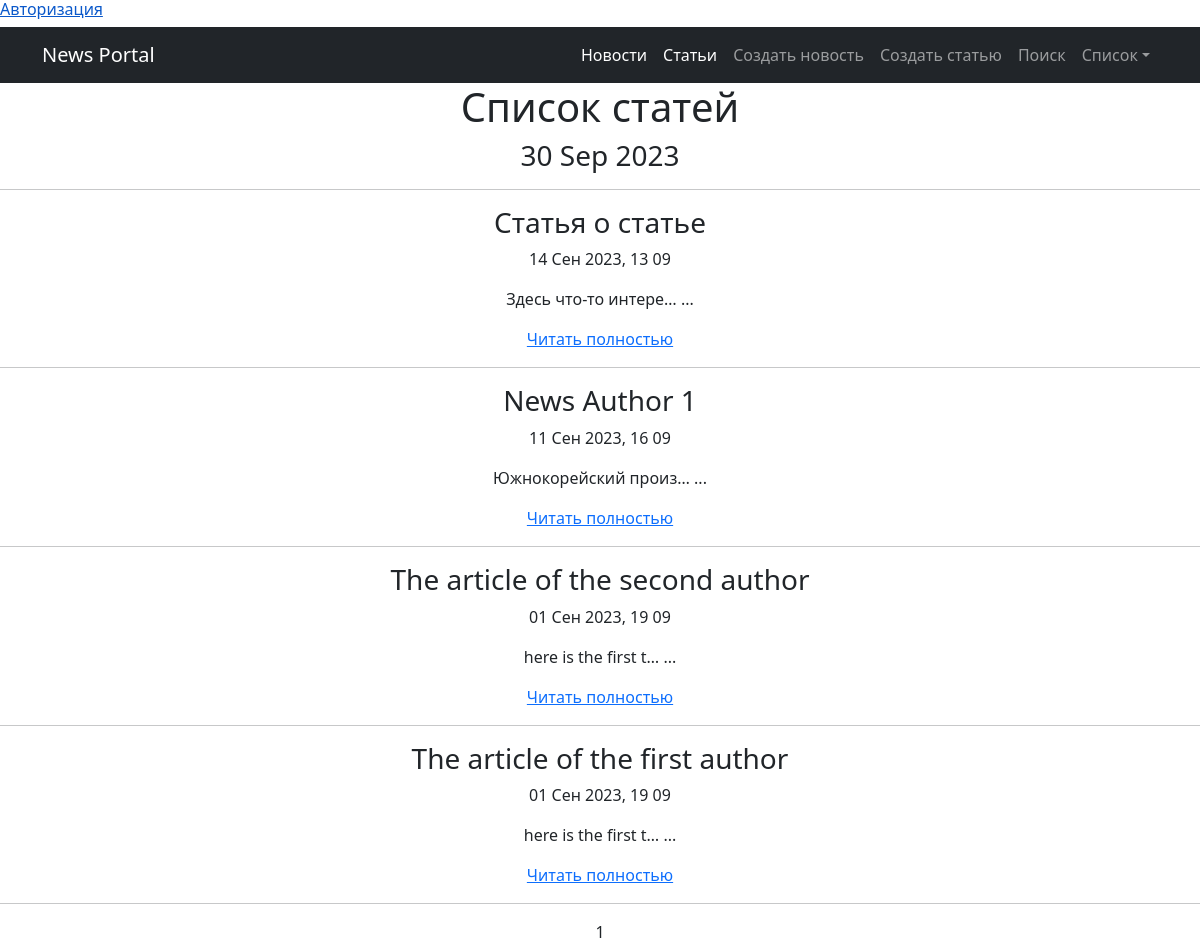
The app's page /article/ with its own data.
### news/models.py (models this page shows, shortened)
class Post(models.Model):
    author = models.ForeignKey(Author, on_delete=models.CASCADE)
    news = 'NW'
    article = 'AR'
    CATEGORY_CHOICES = (
        (news, 'Новость'),
        (article, 'Статья'),
    )
    choiceType = models.CharField(max_length=2,
                                  choices=CATEGORY_CHOICES,
                                  default=article)
    timeCreate = models.DateTimeField(auto_now_add=True)
    categoryPost = models.ManyToManyField(Category, through='PostCategory')
    title = models.CharField(max_length=100, unique=True)
    content = models.TextField()
    rating = models.IntegerField(default=0)

### news/views.py (the view)
# urls.py: path('article/', ArticleList.as_view(), name='article'),  # URL-шаблон для списка статей
class ArticleList(ListView):
    model = Post
    template_name = 'flatpages/article.html'
    context_object_name = 'article'
    paginate_by = 10
    def get_queryset(self):
        article = Post.objects.filter(choiceType='AR').order_by('-timeCreate')
        return article

### news/templatetags/cenzura.py (called while the page is built)
@register.filter()
def censor(value):  # Естественно если делать реальный проект слов будет в разы больше.
    words_to_censor = ['6лядь', '6лять', 'cock', 'cunt',  'fuck', 'xyй',
                       'гавнюк', 'долбоёб', 'лошок', 'пидарас', 'шлюха']
    if not isinstance(value, str):  # Проверка, чтобы фильтр цензурирования применялся только к переменным строкового
        raise ValueError("Значение должно быть строкой")
    for word in words_to_censor:
        value = value.replace(word, '*' * len(word))
    return mark_safe(value)

### news/templatetags/custom_tags.py (called while the page is built)
@register.simple_tag()
def current_time(format_string='%d %b %Y'):
    return datetime.utcnow().strftime(format_string)

### templates/flatpages/article.html
{% extends 'flatpages/default.html' %}
{% load cenzura %}
{% load custom_tags %}
{% block content %}
    <h1 style="text-align: center;">Список статей</h1>
	<h3 style="text-align: center;">{% current_time '%d %b %Y' %}</h3>
<hr/>
{% if article %}
        {% for post in article %}
            <h3 style="text-align: center;">{{ post.title|censor }}</h3>
            <p style="text-align: center;">{{ post.timeCreate|date:'d M Y, H m' }}</p>
            <p style="text-align: center;">{{ post.content|truncatechars:20|censor }} {{"..."}}</p>
            <p style="text-align: center;"><a href="{% url 'news:article_detail' post.id %}">Читать полностью</a></p>
            <hr/>
        {% endfor %}
{% else %}
    <h2>Статей нет!</h2>
{% endif %}
{% endblock content %}

### records on screen
Post: title|censor "Статья о статье", timeCreate "14 Сен 2023, 13 09", content|censor "Здесь что-то интере…", value "..."
Post: title|censor "News Author 1", timeCreate "11 Сен 2023, 16 09", content|censor "Южнокорейский произ…", value "..."
Post: title|censor "The article of the second author", timeCreate "01 Сен 2023, 19 09", content|censor "here is the first t…", value "..."
Post: title|censor "The article of the first author", timeCreate "01 Сен 2023, 19 09", content|censor "here is the first t…", value "..."

### other values on screen
{{ page_obj.number }} "1"
